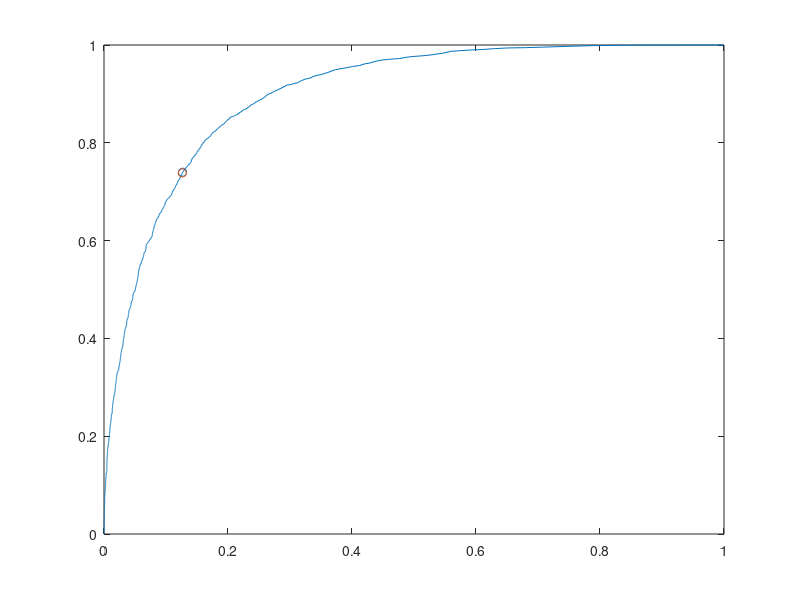

This figure's MATLAB source:
%Kieran McVeigh
% ML Spring 2021
% Question 2 part 1
clear;
mean_01 = [3 0];
cov_01 = [2 0; 0 1];
mean_02 = [0 3];
cov_02 = [1 0; 0 2];

% mean_0 = .5*mean_01 + .5*mean_02;
% cov_0 = .5*cov_01 + .5*cov_02;

mean_1=[2 2];
cov_1=[1 0; 0 1];

prior_0 = .65;
prior_1 = .35;

load('Question2Data/question2_10000.txt');
data = question2_10000(:,1:2);
labels =  question2_10000(:,3);

cov_0 =cov(data(labels==0,:));
like_0 = .5*mvnpdf(data,mean_01,cov_01)+.5*mvnpdf(data,mean_02,cov_02);
like_1 =mvnpdf(data,mean_1,cov_1);

like_ratio = like_1./like_0;

%% empirical gamma
gamma_values = linspace(0,100,10000);
optimal_error_rate = 1;
optimal_gamma = 0;
for gamma_idx=1:length(gamma_values)
    gamma = gamma_values(gamma_idx);
    classification = like_ratio > gamma;
    %need to calculate true positives
    % first we need to get the true positives these are all places where
    true_positive_indices = labels == 1;
    true_positive_rate(gamma_idx) = sum(classification(true_positive_indices)==1)/sum(true_positive_indices);
    false_positive_rate(gamma_idx) = sum(classification(~true_positive_indices)==1)/sum(~true_positive_indices);
    false_negative_rate(gamma_idx) = sum(classification(true_positive_indices)==0)/sum(true_positive_indices);
    true_negative_rate(gamma_idx) = sum(classification(~true_positive_indices)==0)/sum(~true_positive_indices);
    
    %p(error) = p(L1|Lo)P(L0) + P(L0|L1)P(L1)
    error_rate(gamma_idx) = false_positive_rate(gamma_idx) * prior_0 + false_negative_rate(gamma_idx) * prior_1;
    
    if error_rate(gamma_idx) < optimal_error_rate
        optimal_error_rate = error_rate(gamma_idx);
        optimal_gamma = gamma_values(gamma_idx);
        optimal_true_pos_rate = true_positive_rate(gamma_idx);
        optimal_false_pos_rate = false_positive_rate(gamma_idx);
        %sum(classification)
    end
end
%% analytical
analytical_gamma = prior_0/prior_1;%analytical ration
classification = like_ratio > analytical_gamma;%if greater than threshold then class 1
true_positive_indices = labels == 1;
true_positive_rate_analytical_gamma = sum(classification(true_positive_indices)==1)/sum(true_positive_indices);
false_positive_rate_analytical_gamma = sum(classification(~true_positive_indices)==1)/sum(~true_positive_indices);
false_negative_rate_analytical_gamma = sum(classification(true_positive_indices)==0)/sum(true_positive_indices);
true_negative_rate_analytical_gamma = sum(classification(~true_positive_indices)==0)/sum(~true_positive_indices);

%p(error) = p(L1|Lo)P(L0) + P(L0|L1)P(L1)
error_rate_analytical_gamma = false_positive_rate_analytical_gamma * prior_0 + false_negative_rate_analytical_gamma * prior_1;

plot(false_positive_rate,true_positive_rate)
hold on
scatter(optimal_false_pos_rate,optimal_true_pos_rate)
scatter(...
    false_positive_rate_analytical_gamma,...
    true_positive_rate_analytical_gamma)

hold off;
